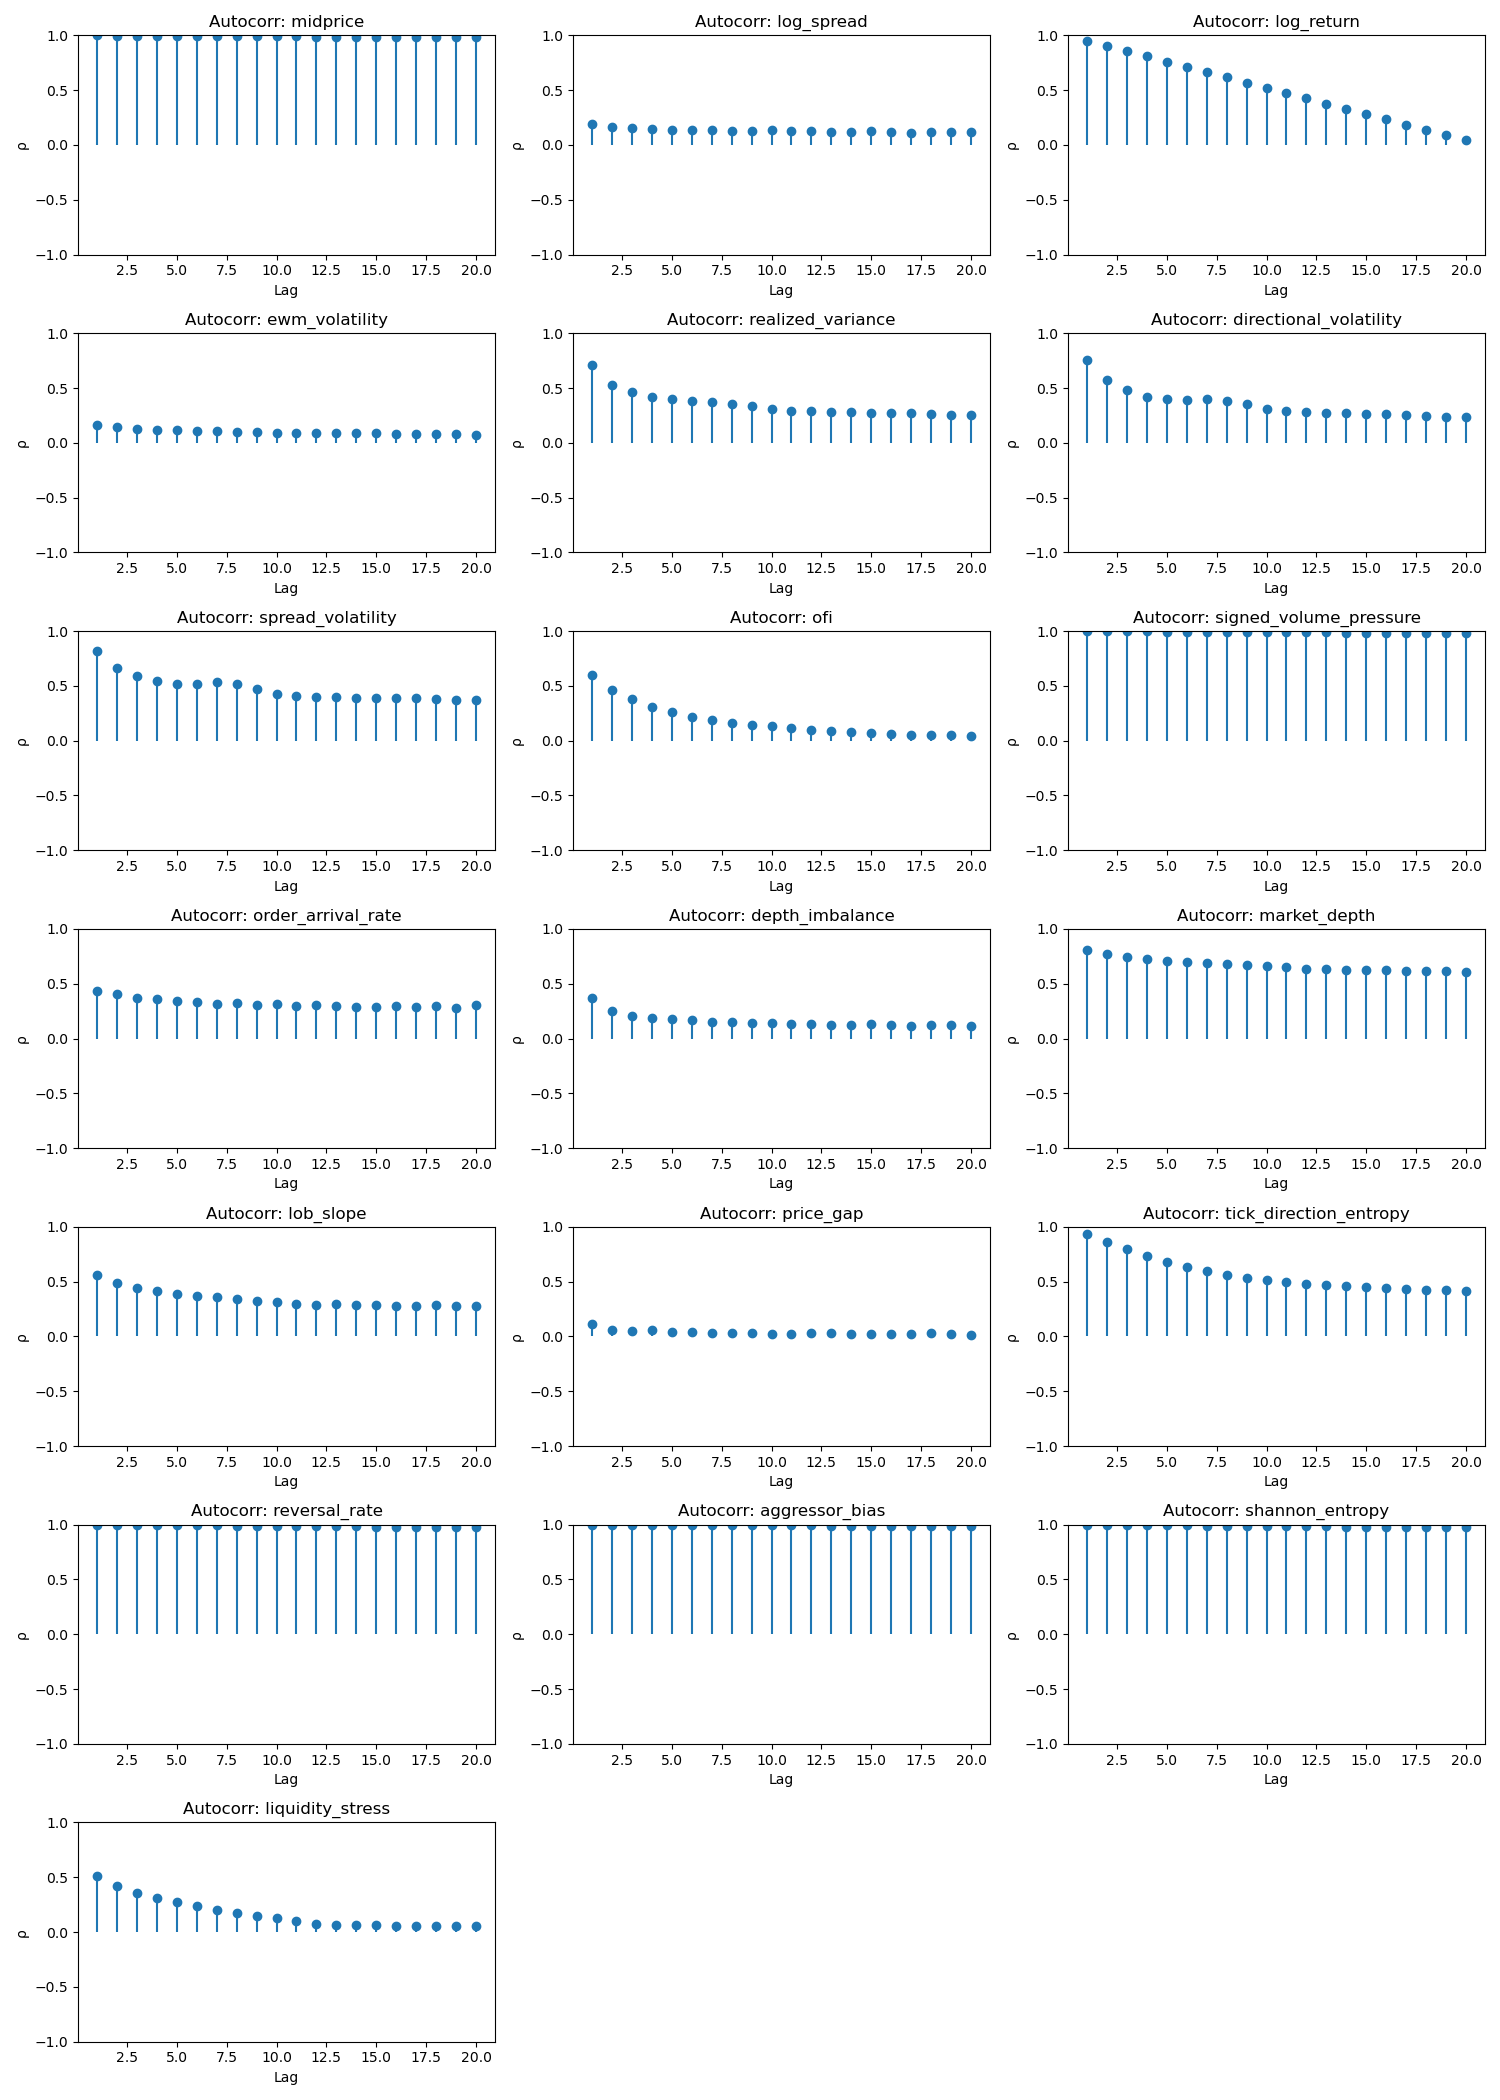

Python code for this plot:
import pandas as pd
import matplotlib.pyplot as plt
import seaborn as sns
import numpy as np
from statsmodels.tsa.stattools import adfuller

# === Load CSV ===
FILE_PATH = "C:\\Users\\jackd\\OneDrive\\Documents\\MicroRegimeProject\\data\\output_0.50S_7200_1200_2000\\base_SPY_norm_long.csv"
df = pd.read_csv(FILE_PATH)

# === Drop non-feature columns ===
drop_cols = ["timestamp_ns", "instrument"]
features_df = df.drop(columns=[col for col in drop_cols if col in df.columns])

# === Summary Metrics ===
summary = {
    "Lag-1 ρ": {},
    "Std": {},
    "Delta Std": {},
    "CoeffVar": {},
    "ADF p-value": {},
}

# === Plot Autocorrelations ===
num_features = features_df.shape[1]
cols = 3
rows = int(np.ceil(num_features / cols))
fig, axes = plt.subplots(rows, cols, figsize=(cols * 5, rows * 3))
axes = axes.flatten()

for i, col in enumerate(features_df.columns):
    series = features_df[col].dropna()
    
    # Autocorrelation
    acf = [series.autocorr(lag) for lag in range(1, 21)]
    summary["Lag-1 ρ"][col] = acf[0]
    
    # Standard deviation
    summary["Std"][col] = series.std()
    
    # Delta std
    delta = series.diff().dropna()
    summary["Delta Std"][col] = delta.std()
    
    # Coefficient of Variation (CV)
    mean_val = series.mean()
    summary["CoeffVar"][col] = series.std() / mean_val if mean_val != 0 else np.nan
    
    # Stationarity test (ADF)
    try:
        adf_pval = adfuller(series, maxlag=1)[1]  # p-value
    except Exception:
        adf_pval = np.nan
    summary["ADF p-value"][col] = adf_pval

    # Plot autocorrelation
    axes[i].stem(range(1, 21), acf, basefmt=" ")
    axes[i].set_title(f"Autocorr: {col}")
    axes[i].set_xlabel("Lag")
    axes[i].set_ylabel("ρ")
    axes[i].set_ylim(-1, 1)

# Hide unused axes
for j in range(i + 1, len(axes)):
    axes[j].axis("off")

plt.tight_layout()
plt.savefig("C:\\Users\\jackd\\OneDrive\\Documents\\MicroRegimeProject\\regime_classifier\\python\\autocorrelation.png")
plt.show()

# === Summary DataFrame ===
summary_df = pd.DataFrame(summary)
summary_df = summary_df.round(4)
summary_df_sorted = summary_df.sort_values(by="Lag-1 ρ", ascending=False)

print("\n=== Feature Summary ===")
print(summary_df_sorted)

# === Correlation Heatmap ===
corr = features_df.corr()
plt.figure(figsize=(12, 10))
sns.heatmap(corr, cmap="coolwarm", annot=False, center=0)
plt.title("Feature Correlation Heatmap")
plt.tight_layout()
plt.savefig("C:\\Users\\jackd\\OneDrive\\Documents\\MicroRegimeProject\\regime_classifier\\python\\correlation_heatmap.png")
plt.show()
